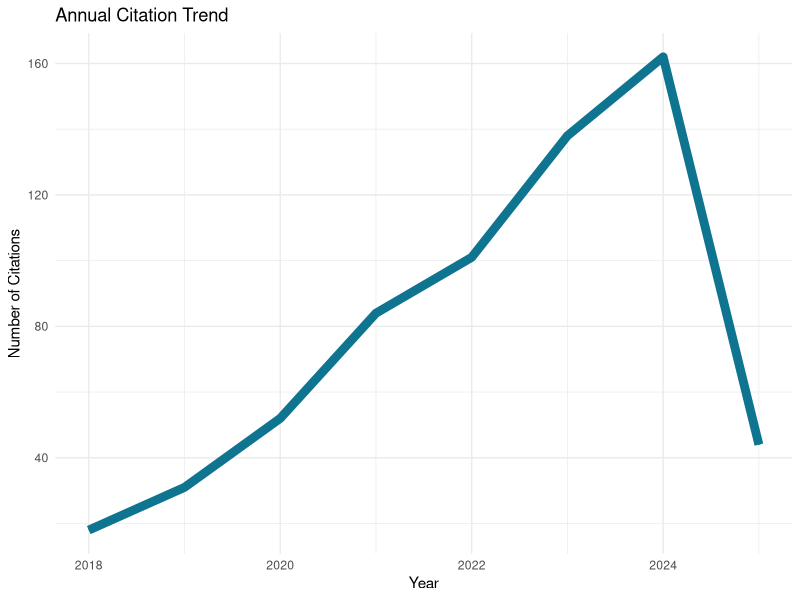
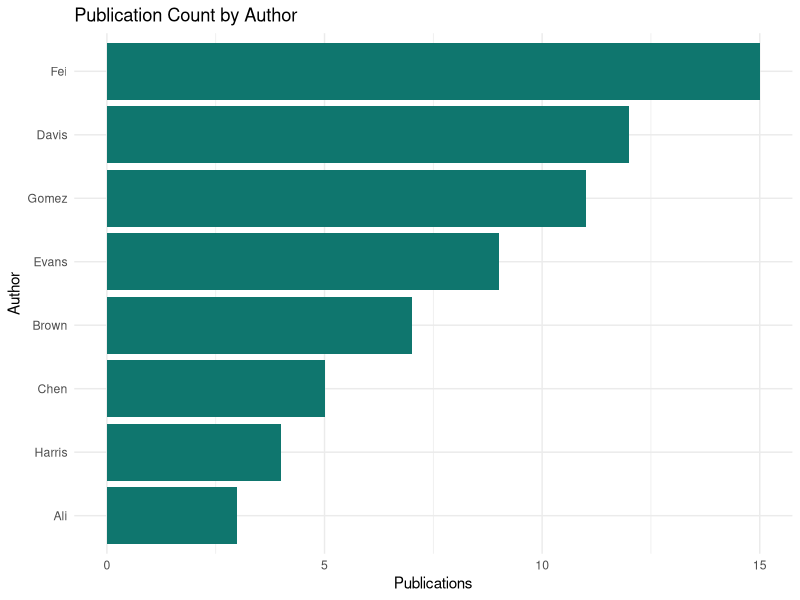
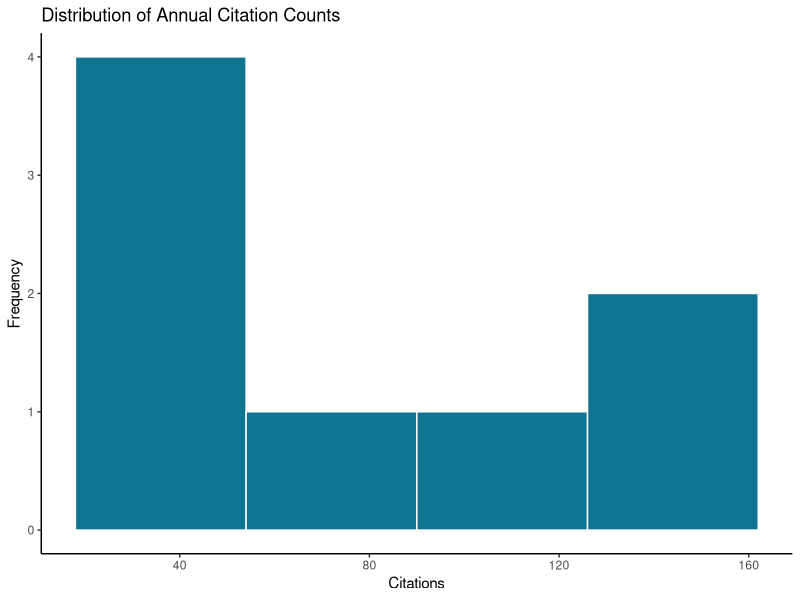
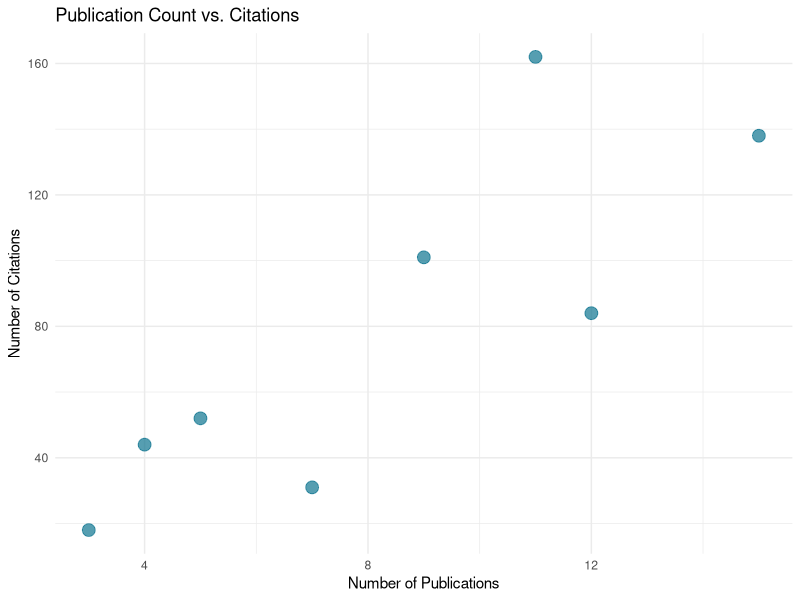
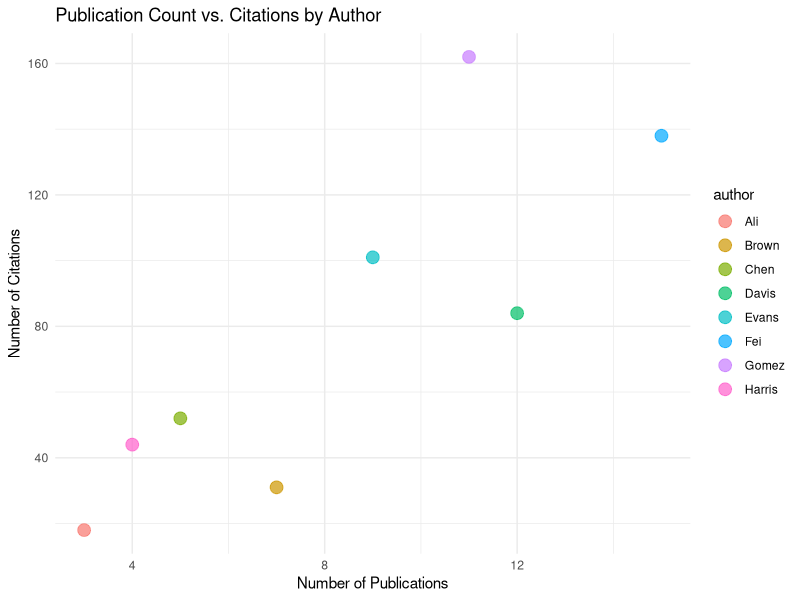
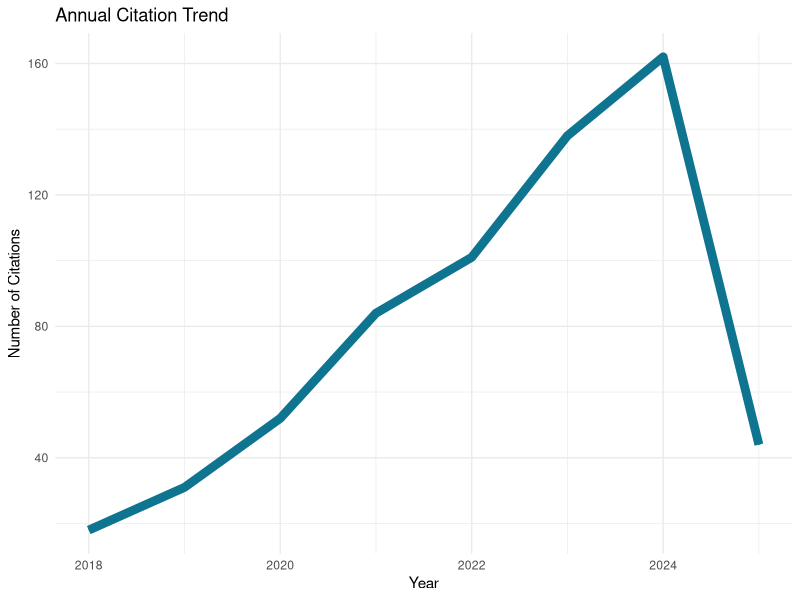
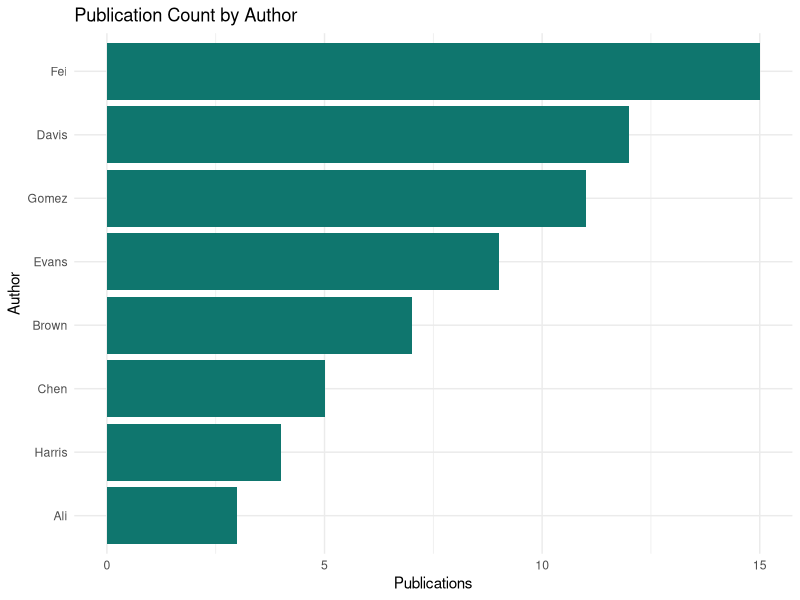
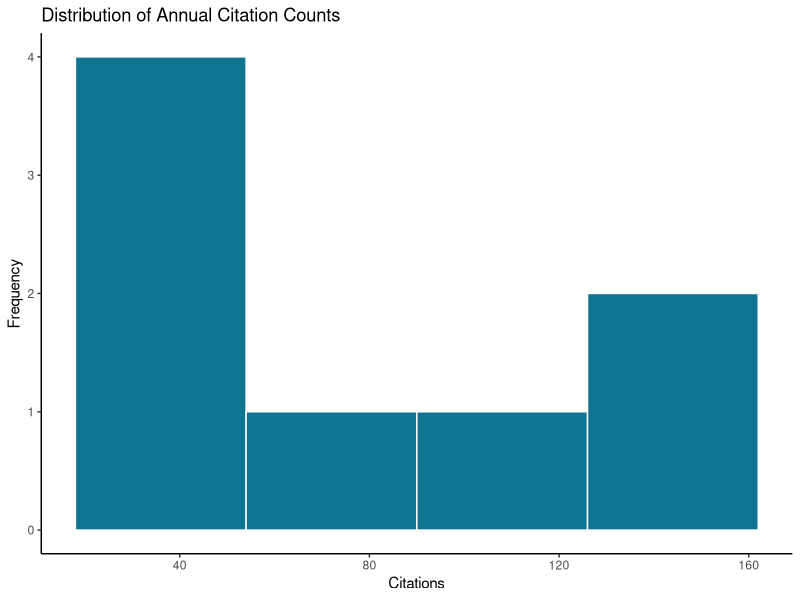

Reproduce these figures in R, in order.
# ============================================================================
# Lab 7: ggplot2 Basics - 07_ggplot2_basics.R
# R Programming for Bibliometrics | Week 3
# ============================================================================

# --- SECTION 1: Install & Load ggplot2 ---
# Run install.packages() once, then comment it out
#install.packages('ggplot2')
library(ggplot2)

# --- SECTION 2: Create a Sample Bibliometric Dataset ---
# Annual citation counts for a hypothetical research topic
papers <- data.frame(
  year = c(2018,2019,2020,2021,2022,2023,2024,2025),
  citations = c(18,31,52,84,101,138,162,44),
  author = c('Ali','Brown','Chen','Davis','Evans','Fei','Gomez','Harris'),
  pub_count = c(3,7,5,12,9,15,11,4)
)
head(papers)
str(papers)

# --- SECTION 3: Line Plot - Citation Trend Over Time ---
p_line <- ggplot(papers, aes(x = year, y = citations)) +
  geom_line(color = '#0E7490', linewidth = 1.2) +
  geom_line(color = '#0E7490', size = 3) +
  labs(
    title = 'Annual Citation Trend',
    x = 'Year',
    y = 'Number of Citations',
  ) +
  theme_minimal()
print(p_line)

# --- SECTION 4: Bar Chart - Publication Count by Author ---
p_bar <- ggplot(papers, aes(x=reorder(author,pub_count), y=pub_count)) +
  geom_bar(stat = 'identity', fill = '#0F766E') +
  coord_flip() +
  labs(
    title = 'Publication Count by Author',
    x = 'Author',
    y = 'Publications'
  ) +
  theme_minimal()
print(p_bar)

# --- SECTION 5: Histogram - Distribution of Citation Counts ---
p_hist <- ggplot(papers, aes(x=citations)) +
  geom_histogram(bins = 5, fill = '#0E7490', color = 'white') +
  labs(
    title = 'Distribution of Annual Citation Counts',
    x = 'Citations',
    y = 'Frequency'
  
  ) +
  theme_classic()
print(p_hist)

# --- SECTION 6: Scatterplot - Publications vs. Citations ---
p_scatter <- ggplot(papers, aes(x = pub_count, y = citations)) +
  geom_point(color = '#0E7490', size = 4, alpha = 0.7) +
  labs(
    title = 'Publication Count vs. Citations',
    x = 'Number of Publications',
    y = 'Number of Citations'
  ) +
  theme_minimal()
print(p_scatter)

# --- SECTION 7: Export All Four Figures ---
dir.create ('outputs', showWarnings = FALSE)
ggsave('outputs/line_citation_trend.png', p_line, width = 8, height = 5, dpi = 300)
ggsave('outputs/bar_author_output.png', p_bar, width = 8, height = 5, dpi = 300)
ggsave('outputs/hist_citation_dist.png', p_hist, width = 8, height = 5, dpi = 300)
ggsave('outputs/scatter_pubs_cites.png', p_scatter, width = 8, height = 5, dpi = 300)
cat('All four figures exported to outputs/.\n')
list.files('outputs/')

#Line graph and scatterplot are the most misleading as they will show an inaccurate sharp drop in data
#Researcher should always note time of data collection to indicate some data might be early access (mid-year)

#theme_bw makes the background white and the graphc black
#Used for professional presentations and to meet scientific guidelines
#theme_void makes the gridlines, axis, labels disappear
#Used for co-authorship, co-citation, and co-occurence maps to clear clutter

#The color layer lets you instantly spot which author is reponsible for a trend (highest or lowest)
# Put color = author in the global aes() mapping
p_scatter <- ggplot(papers, aes(x = pub_count, y = citations, color = author)) +
  # geom_point automatically inherits the color mapping from above
  geom_point(size = 4, alpha = 0.7) +
  labs(
    title = 'Publication Count vs. Citations by Author',
    x = 'Number of Publications',
    y = 'Number of Citations'
  ) +
  theme_minimal()

print(p_scatter)

ggsave('outputs/scatter_colored.png', p_scatter, width = 8, height = 5, dpi = 300)
